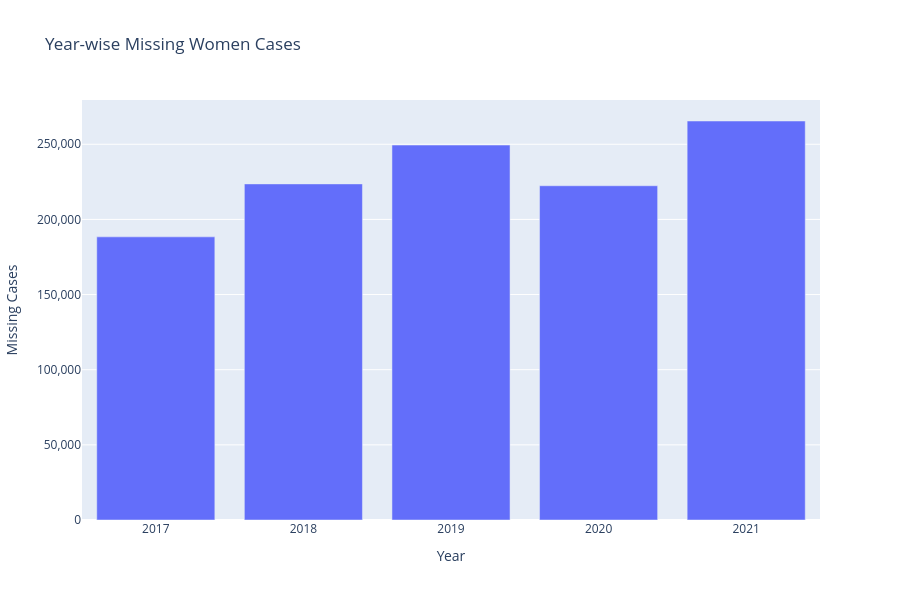

The notebook cell saved with this chart:
### Code cell
year_missing=df[missing_cols].sum()

fig = px.bar(
    x=year_missing.index.str.replace('_missing',''),
    y=year_missing.values,
    labels={'x': 'Year', 'y': 'Missing Cases'},
    title="Year-wise Missing Women Cases",
    height=600
)
fig.update_layout(yaxis_tickformat=",")

fig.show()

### Figure 1 — Plotly figure (JSON) as saved in the notebook; plotly's stock layout.template omitted (floating-point values rounded to 4 significant figures)
{"data": [{"hovertemplate": "Year=%{x}<br>Missing Cases=%{y}<extra></extra>", "legendgroup": "", "marker": {"color": "#636efa", "pattern": {"shape": ""}}, "name": "", "orientation": "v", "showlegend": false, "textposition": "auto", "type": "bar", "x": ["2017", "2018", "2019", "2020", "2021"], "xaxis": "x", "y": [188390, 223629, 249466, 222395, 265481], "yaxis": "y"}], "layout": {"barmode": "relative", "height": 600, "legend": {"tracegroupgap": 0}, "title": {"text": "Year-wise Missing Women Cases"}, "xaxis": {"anchor": "y", "domain": [0, 1], "title": {"text": "Year"}}, "yaxis": {"anchor": "x", "domain": [0, 1], "tickformat": ",", "title": {"text": "Missing Cases"}}}}
